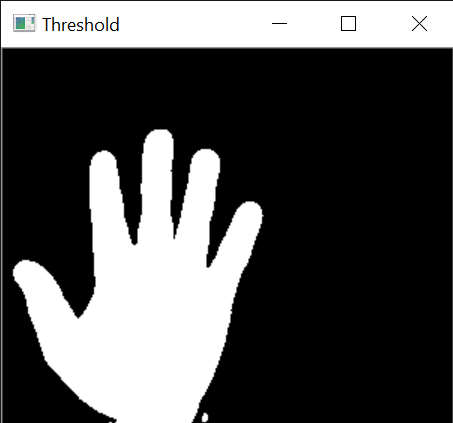
#> input picture Finger Count 10_19_2020 1_45_32 AM.png, 453 x 423 px, given in place of the camera
$ jupyter execute Finger_Counter.ipynb   (text cells are left out)
#> lines starting #> are read from the running program, lines starting #| are printed output that depends on the picture
[cell 1]
from IPython.core.display import display, HTML
display(HTML("<style>.container { width:100% !important; }</style>"))

[cell 2]
import cv2
import numpy as np

from sklearn.metrics import pairwise

import pdb

[cell 3]
background = None

accumulated_weight = 0.5

top = 20
bottom = 300
right = 300
left = 600

[cell 4]
def cumulative_avg(frame, accumulated_weight):
    """
    Given a frame and a previous accumulated weight, computed the weighted average of the image passed in.
    """
    global background
    #creates a new background frame for the first time
    if background is None:
        background = frame.copy().astype('float')
        return None
    #compute wieghted average, accumlate it and update background
    cv2.accumulateWeighted(frame, background, accumulated_weight)

[cell 5]
# [20 lines left out: function segment, not called in this run]

[cell 6]
# [52 lines left out: function count_fingers, not called in this run]

[cell 7]
cam = cv2.VideoCapture(0)
num_frames = 0

while True:
    ret, frame = cam.read()
#> frame is the input picture: shape (423, 453, 3); mean B, G, R 80.8, 80.8, 80.7

    # flip the frame so that it is not the mirror view
    frame = cv2.flip(frame, 1)
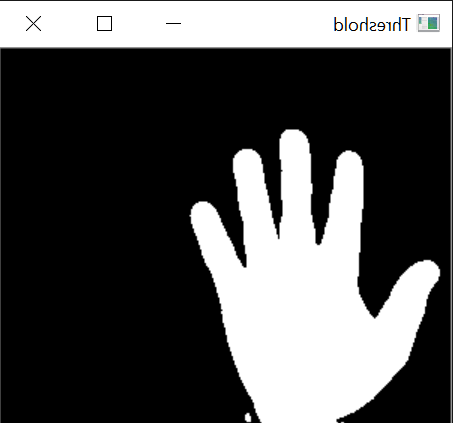
#> frame: shape (423, 453, 3); mean B, G, R 80.8, 80.8, 80.7
    if frame is None:
        break
    #clone frame
    frame_copy = frame.copy()
    #grab the region of interest
    roi = frame[top:bottom,right:left]
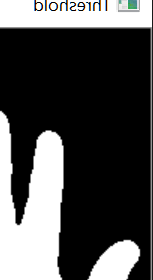
#> roi: shape (280, 153, 3); mean B, G, R 77.5, 77.6, 77.4

    #Apply grayscale and blue the ROI
    gray = cv2.cvtColor(roi, cv2.COLOR_BGR2GRAY)
    gray = cv2.GaussianBlur(gray, (7, 7), 0)
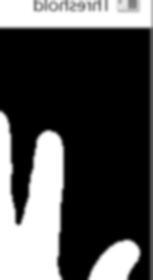
#> gray: shape (280, 153); min 0, max 255, mean 77.7

    # For the first 60 frames we will calculate the average of the background.
    # We will tell the user while this is happening
    if num_frames < 60:
        cumulative_avg(gray, accumulated_weight)
        if num_frames <= 59:
            cv2.putText(frame_copy, 'WAIT! GETTING BACKGROUND', (200,400), cv2.FONT_HERSHEY_SIMPLEX, 1,(0,0,255),2)
            cv2.imshow('Finger Count', frame_copy)
    else:
        hand = segment(gray)
        if hand is not None:
            thresh, hand_segment = hand
            #Draws contours around real hand in live stream
            cv2.drawContours(frame_copy, [hand_segment,right,top],0,(255,0,0), 5)
            fingers = count_fingers(thresh, hand_segment)
            cv2.putText(frame_copy, str(fingers), (70,50), cv2.FONT_HERSHEY_SIMPLEX,1,(0,0,255),2)
            cv2.imshow('Threshold',thresh)
    cv2.rectangle(frame_copy,(left,top), (right, bottom), (0,0,255), 5)
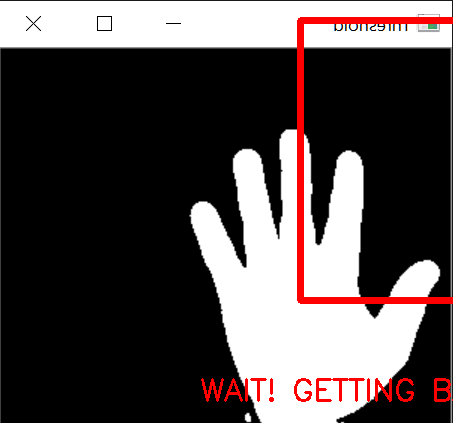
#> frame_copy: shape (423, 453, 3); mean B, G, R 75.6, 75.6, 83.4
    num_frames += 1
    cv2.imshow('Finger Count', frame_copy)

    # Close windows with Esc
    control = cv2.waitKey(1)
#> (key Esc is pressed here)
    if control == 27 or control == 'q':
        break
cam.release()
cv2.destroyAllWindows()

$ run again, on Finger Count 10_19_2020 1_46_01 AM.png
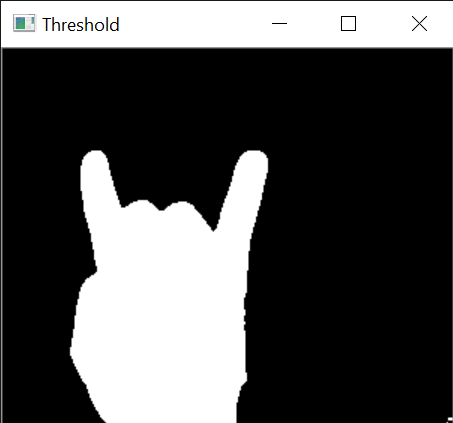
#> input picture Finger Count 10_19_2020 1_46_01 AM.png, 453 x 423 px, given in place of the camera
#> frame is the input picture: shape (423, 453, 3); mean B, G, R 79.2, 79.3, 79.2
#> `gray = cv2.GaussianBlur(gray, (7, 7), 0)`:
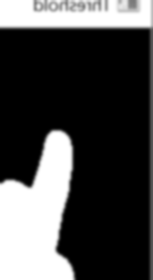
#> gray: shape (280, 153); min 0, max 255, mean 71.5
#> `cv2.rectangle(frame_copy,(left,top), (right, bottom), (0,0,255), 5)`:
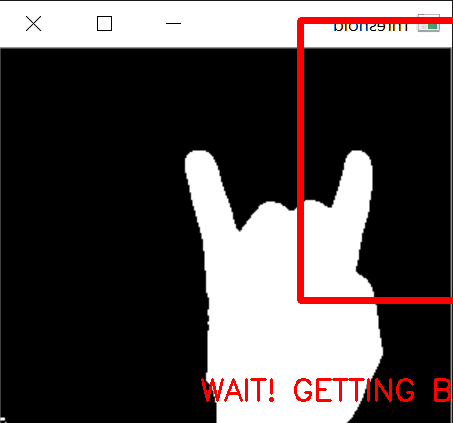
#> frame_copy: shape (423, 453, 3); mean B, G, R 74.7, 74.8, 82.6

$ run again, on Finger Count 10_19_2020 1_46_17 AM.png
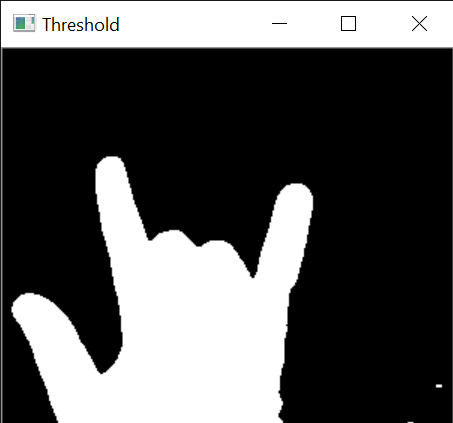
#> input picture Finger Count 10_19_2020 1_46_17 AM.png, 453 x 423 px, given in place of the camera
#> frame is the input picture: shape (423, 453, 3); mean B, G, R 86, 86, 86
#> `gray = cv2.GaussianBlur(gray, (7, 7), 0)`:
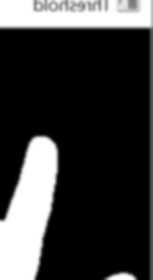
#> gray: shape (280, 153); min 0, max 255, mean 58.2
#> `cv2.rectangle(frame_copy,(left,top), (right, bottom), (0,0,255), 5)`:
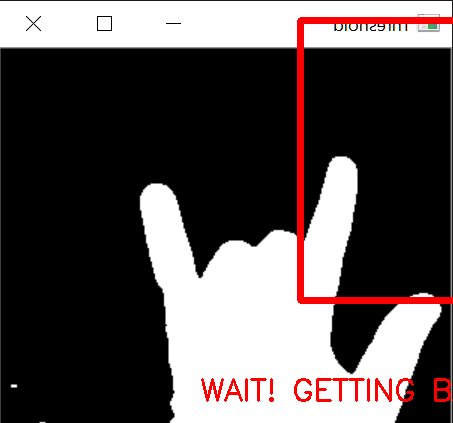
#> frame_copy: shape (423, 453, 3); mean B, G, R 81.3, 81.3, 89.2
